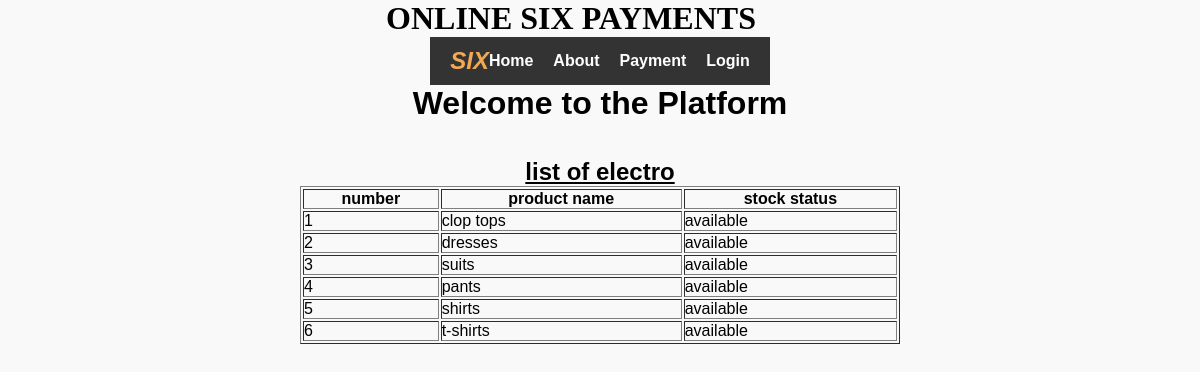
Page /table3.php on the committed database.
### tables this page shows
CREATE TABLE `clothes` (
  `clo_id` int(255) NOT NULL,
  `name` varchar(255) DEFAULT NULL,
  `stock` varchar(255) DEFAULT NULL
);

### table3.php (the view, shortened to what this page needs)
<!DOCTYPE html>
<html lang="en">
<head>
    <link rel="stylesheet" href="css/home.css">
</head>
<body>
<div>
               <h1 style="font-family: cursive;">  ONLINE SIX PAYMENTS <img src="logo.jpg" style="width:50px;height:15px;"></h1>
               </div>
               <nav class="navbar">
                   <div class="logo"><i><b>SIX</b></i></div>
                   <ul class="nav-links">
                       <li><a href="home.php">Home</a></li>
                       <li><a href="about.php">About</a></li>
                       <li><a href="appointments.php">Payment</a></li>
                       <li><a href="index.php">Login</a></li>
                   </ul>
               </nav>
               <h1>Welcome to the Platform</h1><br><br>
               <?php
               include 'connection.php';
               $sel = "select * from clothes";
               $res = $con->query($sel);
               ?>
               <center><h2><u>list of electro</u></h2></center>
               <table border="1"; style="width:50%";>
                <tr>
                    <th>number</th>
                    <th>product name</th>
                    <th>stock status</th>
                </tr>
                <?php
                if ($res->num_rows > 0){
                while ($row= $res->fetch_assoc()){
                    echo "<tr>
                    <td>{$row['clo_id']}</td>
                    <td>{$row['name']}</td>
                    <td>{$row['stock']}</td>
                    </tr>";
                }}
                else {
                    echo "<tr><td colspan='3'>No data found</td></tr>";
                }
                ?>
                </table>
</body>
</html>

### css/home.css (style rules this page uses)
* { margin: 0; padding: 0; box-sizing: border-box; }
.navbar { display: flex; justify-content: space-between; align-items: center; padding: 10px 20px; background-color: #333; color: white; }
.logo { font-size: 1.5em; font-weight: bold; color: #f3a953; }
.nav-links { list-style: none; display: flex; gap: 20px; }
.nav-links li { display: inline; }
.nav-links a { text-decoration: none; color: white; font-weight: bold; transition: color 0.3s ease; }
body { font-family: Arial, sans-serif; margin: 0; padding: 0; display: flex; flex-direction: column; align-items: center; background-color: #f9f9f9; }

### rows in the picture
clothes: clo_id "1", name "clop tops", stock "available"
clothes: clo_id "2", name "dresses", stock "available"
clothes: clo_id "3", name "suits", stock "available"
clothes: clo_id "4", name "pants", stock "available"
clothes: clo_id "5", name "shirts", stock "available"
clothes: clo_id "6", name "t-shirts", stock "available"
